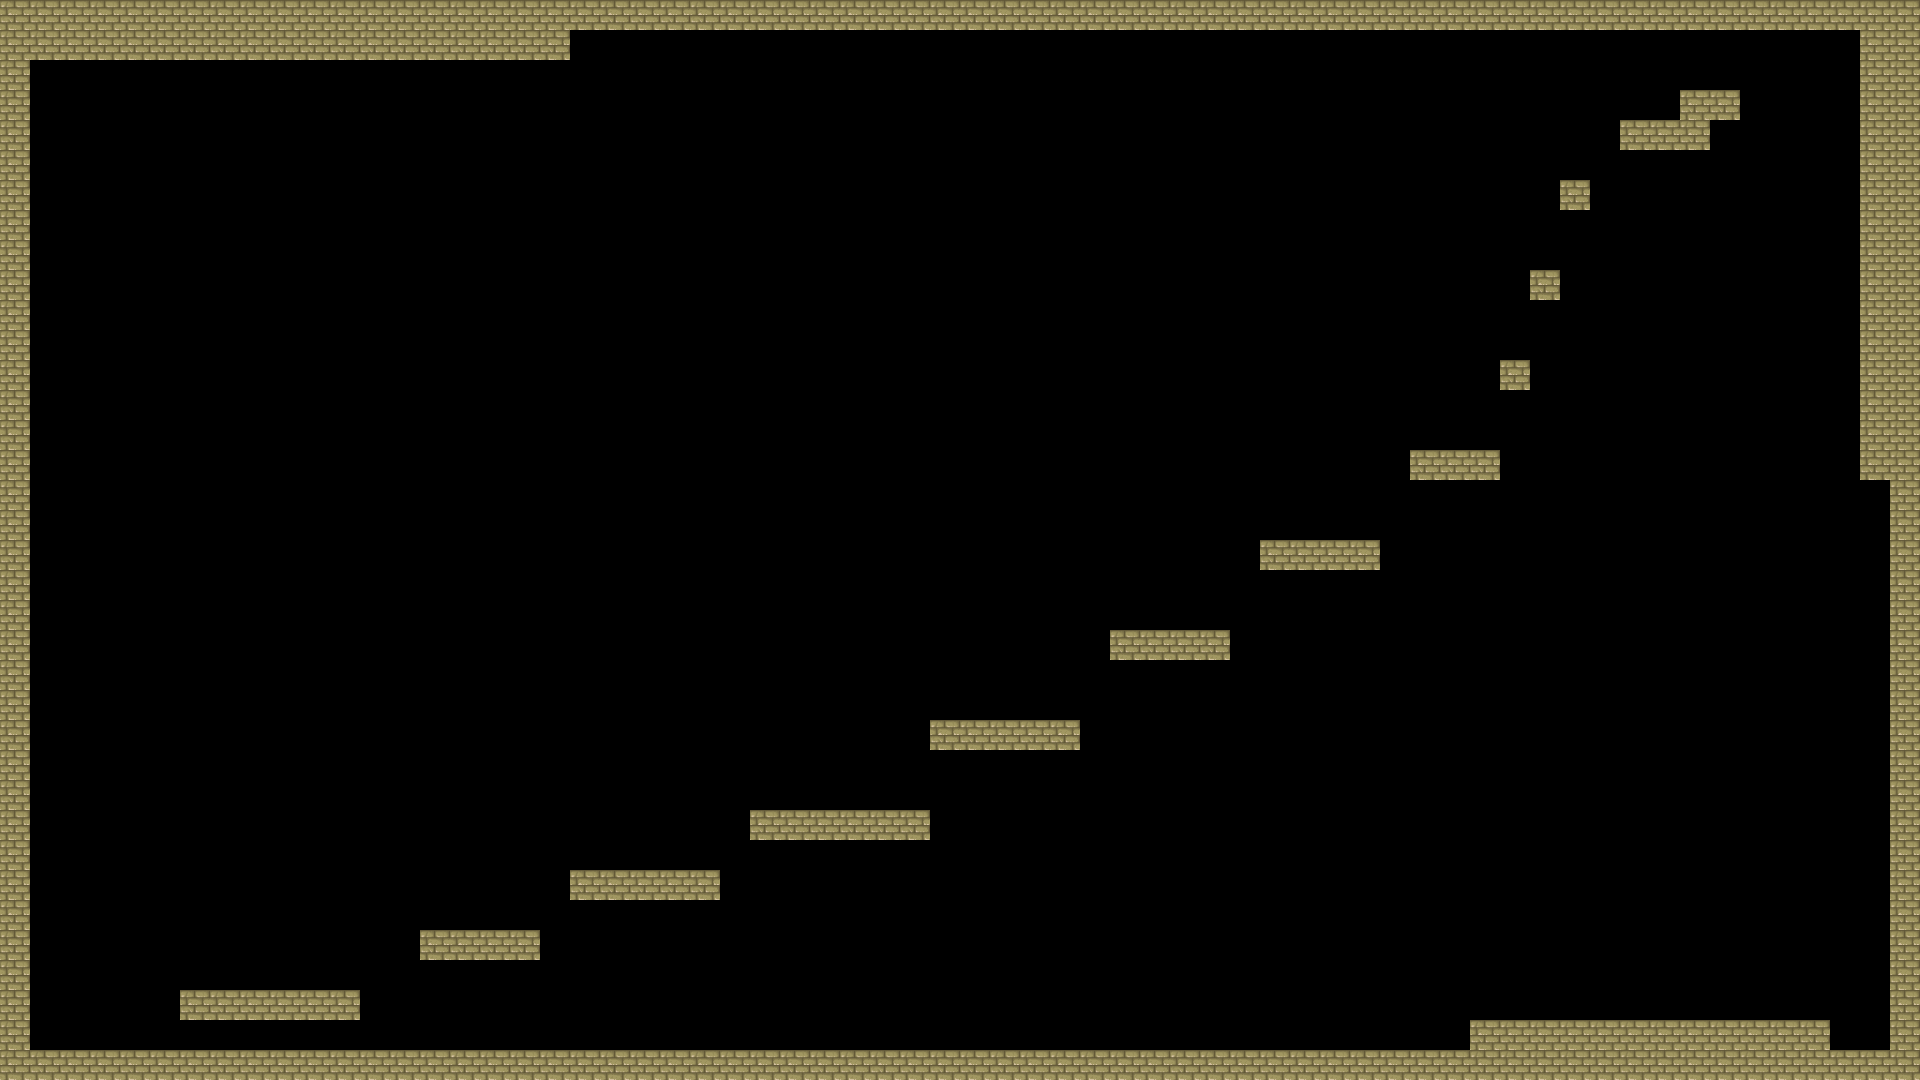

This game map was drawn from its Tiled (.tmx) file and the tilesets committed beside it. A one-line description and the full map source follow:
An orthogonal 64x36 tile map with 30x30 px tiles, 1 tile layer (Tile Layer 1) and 1 object (exit).

<map version="1.9" tiledversion="1.9.2" orientation="orthogonal" renderorder="right-down" width="64" height="36" tilewidth="30" tileheight="30" infinite="0" nextlayerid="3" nextobjectid="2">
 <properties>
  <property name="viewFollow" type="bool" value="true" />
 </properties>
 <tileset firstgid="1" source="30x30.tsx" />
 <layer id="1" name="Tile Layer 1" width="64" height="36">
  <data encoding="csv">
10,10,10,10,10,10,10,10,10,10,10,10,10,10,10,10,10,10,10,10,10,10,10,10,10,10,10,10,10,10,10,10,10,10,10,10,10,10,10,10,10,10,10,10,10,10,10,10,10,10,10,10,10,10,10,10,10,10,10,10,10,10,10,10,
10,10,10,10,10,10,10,10,10,10,10,10,10,10,10,10,10,10,10,0,0,0,0,0,0,0,0,0,0,0,0,0,0,0,0,0,0,0,0,0,0,0,0,0,0,0,0,0,0,0,0,0,0,0,0,0,0,0,0,0,0,0,10,10,
10,0,0,0,0,0,0,0,0,0,0,0,0,0,0,0,0,0,0,0,0,0,0,0,0,0,0,0,0,0,0,0,0,0,0,0,0,0,0,0,0,0,0,0,0,0,0,0,0,0,0,0,0,0,0,0,0,0,0,0,0,0,10,10,
10,0,0,0,0,0,0,0,0,0,0,0,0,0,0,0,0,0,0,0,0,0,0,0,0,0,0,0,0,0,0,0,0,0,0,0,0,0,0,0,0,0,0,0,0,0,0,0,0,0,0,0,0,0,0,0,10,10,0,0,0,0,10,10,
10,0,0,0,0,0,0,0,0,0,0,0,0,0,0,0,0,0,0,0,0,0,0,0,0,0,0,0,0,0,0,0,0,0,0,0,0,0,0,0,0,0,0,0,0,0,0,0,0,0,0,0,0,0,10,10,10,0,0,0,0,0,10,10,
10,0,0,0,0,0,0,0,0,0,0,0,0,0,0,0,0,0,0,0,0,0,0,0,0,0,0,0,0,0,0,0,0,0,0,0,0,0,0,0,0,0,0,0,0,0,0,0,0,0,0,0,0,0,0,0,0,0,0,0,0,0,10,10,
10,0,0,0,0,0,0,0,0,0,0,0,0,0,0,0,0,0,0,0,0,0,0,0,0,0,0,0,0,0,0,0,0,0,0,0,0,0,0,0,0,0,0,0,0,0,0,0,0,0,0,0,10,0,0,0,0,0,0,0,0,0,10,10,
10,0,0,0,0,0,0,0,0,0,0,0,0,0,0,0,0,0,0,0,0,0,0,0,0,0,0,0,0,0,0,0,0,0,0,0,0,0,0,0,0,0,0,0,0,0,0,0,0,0,0,0,0,0,0,0,0,0,0,0,0,0,10,10,
10,0,0,0,0,0,0,0,0,0,0,0,0,0,0,0,0,0,0,0,0,0,0,0,0,0,0,0,0,0,0,0,0,0,0,0,0,0,0,0,0,0,0,0,0,0,0,0,0,0,0,0,0,0,0,0,0,0,0,0,0,0,10,10,
10,0,0,0,0,0,0,0,0,0,0,0,0,0,0,0,0,0,0,0,0,0,0,0,0,0,0,0,0,0,0,0,0,0,0,0,0,0,0,0,0,0,0,0,0,0,0,0,0,0,0,10,0,0,0,0,0,0,0,0,0,0,10,10,
10,0,0,0,0,0,0,0,0,0,0,0,0,0,0,0,0,0,0,0,0,0,0,0,0,0,0,0,0,0,0,0,0,0,0,0,0,0,0,0,0,0,0,0,0,0,0,0,0,0,0,0,0,0,0,0,0,0,0,0,0,0,10,10,
10,0,0,0,0,0,0,0,0,0,0,0,0,0,0,0,0,0,0,0,0,0,0,0,0,0,0,0,0,0,0,0,0,0,0,0,0,0,0,0,0,0,0,0,0,0,0,0,0,0,0,0,0,0,0,0,0,0,0,0,0,0,10,10,
10,0,0,0,0,0,0,0,0,0,0,0,0,0,0,0,0,0,0,0,0,0,0,0,0,0,0,0,0,0,0,0,0,0,0,0,0,0,0,0,0,0,0,0,0,0,0,0,0,0,10,0,0,0,0,0,0,0,0,0,0,0,10,10,
10,0,0,0,0,0,0,0,0,0,0,0,0,0,0,0,0,0,0,0,0,0,0,0,0,0,0,0,0,0,0,0,0,0,0,0,0,0,0,0,0,0,0,0,0,0,0,0,0,0,0,0,0,0,0,0,0,0,0,0,0,0,10,10,
10,0,0,0,0,0,0,0,0,0,0,0,0,0,0,0,0,0,0,0,0,0,0,0,0,0,0,0,0,0,0,0,0,0,0,0,0,0,0,0,0,0,0,0,0,0,0,0,0,0,0,0,0,0,0,0,0,0,0,0,0,0,10,10,
10,0,0,0,0,0,0,0,0,0,0,0,0,0,0,0,0,0,0,0,0,0,0,0,0,0,0,0,0,0,0,0,0,0,0,0,0,0,0,0,0,0,0,0,0,0,0,10,10,10,0,0,0,0,0,0,0,0,0,0,0,0,10,10,
10,0,0,0,0,0,0,0,0,0,0,0,0,0,0,0,0,0,0,0,0,0,0,0,0,0,0,0,0,0,0,0,0,0,0,0,0,0,0,0,0,0,0,0,0,0,0,0,0,0,0,0,0,0,0,0,0,0,0,0,0,0,0,10,
10,0,0,0,0,0,0,0,0,0,0,0,0,0,0,0,0,0,0,0,0,0,0,0,0,0,0,0,0,0,0,0,0,0,0,0,0,0,0,0,0,0,0,0,0,0,0,0,0,0,0,0,0,0,0,0,0,0,0,0,0,0,0,10,
10,0,0,0,0,0,0,0,0,0,0,0,0,0,0,0,0,0,0,0,0,0,0,0,0,0,0,0,0,0,0,0,0,0,0,0,0,0,0,0,0,0,10,10,10,10,0,0,0,0,0,0,0,0,0,0,0,0,0,0,0,0,0,10,
10,0,0,0,0,0,0,0,0,0,0,0,0,0,0,0,0,0,0,0,0,0,0,0,0,0,0,0,0,0,0,0,0,0,0,0,0,0,0,0,0,0,0,0,0,0,0,0,0,0,0,0,0,0,0,0,0,0,0,0,0,0,0,10,
10,0,0,0,0,0,0,0,0,0,0,0,0,0,0,0,0,0,0,0,0,0,0,0,0,0,0,0,0,0,0,0,0,0,0,0,0,0,0,0,0,0,0,0,0,0,0,0,0,0,0,0,0,0,0,0,0,0,0,0,0,0,0,10,
10,0,0,0,0,0,0,0,0,0,0,0,0,0,0,0,0,0,0,0,0,0,0,0,0,0,0,0,0,0,0,0,0,0,0,0,0,10,10,10,10,0,0,0,0,0,0,0,0,0,0,0,0,0,0,0,0,0,0,0,0,0,0,10,
10,0,0,0,0,0,0,0,0,0,0,0,0,0,0,0,0,0,0,0,0,0,0,0,0,0,0,0,0,0,0,0,0,0,0,0,0,0,0,0,0,0,0,0,0,0,0,0,0,0,0,0,0,0,0,0,0,0,0,0,0,0,0,10,
10,0,0,0,0,0,0,0,0,0,0,0,0,0,0,0,0,0,0,0,0,0,0,0,0,0,0,0,0,0,0,0,0,0,0,0,0,0,0,0,0,0,0,0,0,0,0,0,0,0,0,0,0,0,0,0,0,0,0,0,0,0,0,10,
10,0,0,0,0,0,0,0,0,0,0,0,0,0,0,0,0,0,0,0,0,0,0,0,0,0,0,0,0,0,0,10,10,10,10,10,0,0,0,0,0,0,0,0,0,0,0,0,0,0,0,0,0,0,0,0,0,0,0,0,0,0,0,10,
10,0,0,0,0,0,0,0,0,0,0,0,0,0,0,0,0,0,0,0,0,0,0,0,0,0,0,0,0,0,0,0,0,0,0,0,0,0,0,0,0,0,0,0,0,0,0,0,0,0,0,0,0,0,0,0,0,0,0,0,0,0,0,10,
10,0,0,0,0,0,0,0,0,0,0,0,0,0,0,0,0,0,0,0,0,0,0,0,0,0,0,0,0,0,0,0,0,0,0,0,0,0,0,0,0,0,0,0,0,0,0,0,0,0,0,0,0,0,0,0,0,0,0,0,0,0,0,10,
10,0,0,0,0,0,0,0,0,0,0,0,0,0,0,0,0,0,0,0,0,0,0,0,0,10,10,10,10,10,10,0,0,0,0,0,0,0,0,0,0,0,0,0,0,0,0,0,0,0,0,0,0,0,0,0,0,0,0,0,0,0,0,10,
10,0,0,0,0,0,0,0,0,0,0,0,0,0,0,0,0,0,0,0,0,0,0,0,0,0,0,0,0,0,0,0,0,0,0,0,0,0,0,0,0,0,0,0,0,0,0,0,0,0,0,0,0,0,0,0,0,0,0,0,0,0,0,10,
10,0,0,0,0,0,0,0,0,0,0,0,0,0,0,0,0,0,0,10,10,10,10,10,0,0,0,0,0,0,0,0,0,0,0,0,0,0,0,0,0,0,0,0,0,0,0,0,0,0,0,0,0,0,0,0,0,0,0,0,0,0,0,10,
10,0,0,0,0,0,0,0,0,0,0,0,0,0,0,0,0,0,0,0,0,0,0,0,0,0,0,0,0,0,0,0,0,0,0,0,0,0,0,0,0,0,0,0,0,0,0,0,0,0,0,0,0,0,0,0,0,0,0,0,0,0,0,10,
10,0,0,0,0,0,0,0,0,0,0,0,0,0,10,10,10,10,0,0,0,0,0,0,0,0,0,0,0,0,0,0,0,0,0,0,0,0,0,0,0,0,0,0,0,0,0,0,0,0,0,0,0,0,0,0,0,0,0,0,0,0,0,10,
10,0,0,0,0,0,0,0,0,0,0,0,0,0,0,0,0,0,0,0,0,0,0,0,0,0,0,0,0,0,0,0,0,0,0,0,0,0,0,0,0,0,0,0,0,0,0,0,0,0,0,0,0,0,0,0,0,0,0,0,0,0,0,10,
10,0,0,0,0,0,10,10,10,10,10,10,0,0,0,0,0,0,0,0,0,0,0,0,0,0,0,0,0,0,0,0,0,0,0,0,0,0,0,0,0,0,0,0,0,0,0,0,0,0,0,0,0,0,0,0,0,0,0,0,0,0,0,10,
10,0,0,0,0,0,0,0,0,0,0,0,0,0,0,0,0,0,0,0,0,0,0,0,0,0,0,0,0,0,0,0,0,0,0,0,0,0,0,0,0,0,0,0,0,0,0,0,0,10,10,10,10,10,10,10,10,10,10,10,10,0,0,10,
10,10,10,10,10,10,10,10,10,10,10,10,10,10,10,10,10,10,10,10,10,10,10,10,10,10,10,10,10,10,10,10,10,10,10,10,10,10,10,10,10,10,10,10,10,10,10,10,10,10,10,10,10,10,10,10,10,10,10,10,10,10,10,10
</data>
 </layer>
 <objectgroup id="2" name="objects">
  <object id="1" class="exit" x="55" y="960" width="5" height="90">
   <properties>
    <property name="destination" value="test.tmx" />
   </properties>
  </object>
 </objectgroup>
</map>